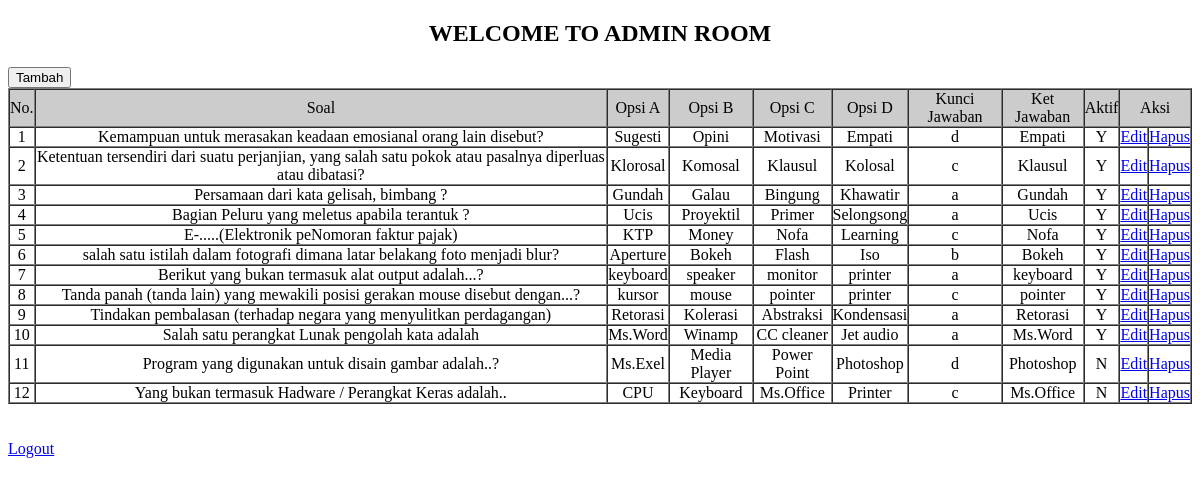
The app's page /admin/halaman_admin.php?pesan=update, older data.
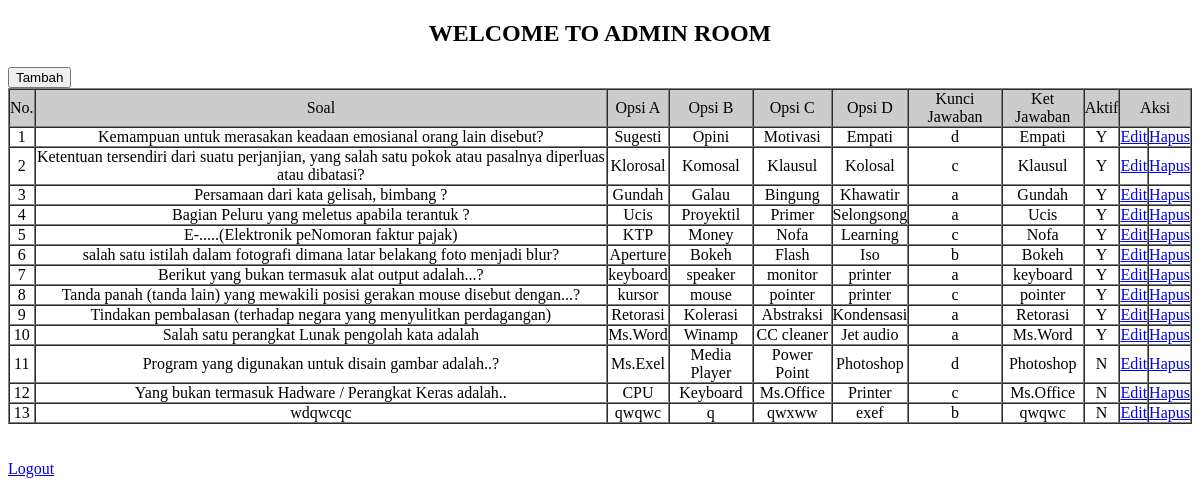
The same page, newer data.
### tables this page shows
CREATE TABLE `tbl_soal` (
  `id_soal` int(5) NOT NULL,
  `soal` text NOT NULL,
  `a` varchar(30) NOT NULL,
  `b` varchar(30) NOT NULL,
  `c` varchar(30) NOT NULL,
  `d` varchar(30) NOT NULL,
  `knc_jawaban` varchar(1) NOT NULL,
  `jawaban` varchar(100) NOT NULL,
  `aktif` enum('Y','N') NOT NULL DEFAULT 'Y'
);

### admin/halaman_admin.php (the view, shortened to what this page needs)
<!doctype html>
<html>
<head>
</head>
<body>
	<h2><center>WELCOME TO ADMIN ROOM</center></h2>
	<a href="tambah_soal.php"><button>Tambah</button> </a>
	<table width="100%" border="1" cellspacing="0" cellpadding="0" align="center" style="text-align: center">
		<tr>
			<td bgcolor="#CCCCCC">No.</td>
			<td bgcolor="#CCCCCC">Soal</td>
			<td bgcolor="#CCCCCC">Opsi A</td>
			<td bgcolor="#CCCCCC">Opsi B</td>
			<td bgcolor="#CCCCCC">Opsi C</td>
			<td bgcolor="#CCCCCC">Opsi D</td>
			<td bgcolor="#CCCCCC">Kunci Jawaban</td>
			<td bgcolor="#CCCCCC">Ket Jawaban</td>
			<td bgcolor="#CCCCCC">Aktif</td>
			<td bgcolor="#CCCCCC" colspan="2"><div align="center">Aksi</div></td>
		</tr>
		<?php
		include'../koneksi.php';
		$n=1;
		$query=mysqli_query($koneksi,"select * from tbl_soal");
		while($soal=mysqli_fetch_array($query)){
		?>
		<tr>
			<td><?php echo $n; ?></td>
			<td><?php echo $soal['soal']; ?></td>
			<td><?php echo $soal['a']; ?></td>
			<td><?php echo $soal['b']; ?></td>
			<td><?php echo $soal['c']; ?></td>
			<td><?php echo $soal['d']; ?></td>
			<td><?php echo $soal['knc_jawaban']; ?></td>
			<td><?php echo $soal['jawaban']; ?></td>
			<td><?php echo $soal['aktif']; ?></td>
			<td><a href="edit_soal.php?id_soal=<?php echo $soal['id_soal']; ?>">Edit</a></td>
			<td><a href="hapus.php?id_soal=<?php echo $soal['id_soal']; ?>">Hapus</a></td>
		</tr>
		<?php
		 $n++; }
		?>
	</table>
	<br><br>
	<a href="logout.php">Logout</a>
</body>
</html>

Row changes from the older to the newer data that the page shows:
added tbl_soal: soal "wdqwcqc", a "qwqwc", b "q", c "qwxww", d "exef", knc_jawaban "b", jawaban "qwqwc", aktif "N"
